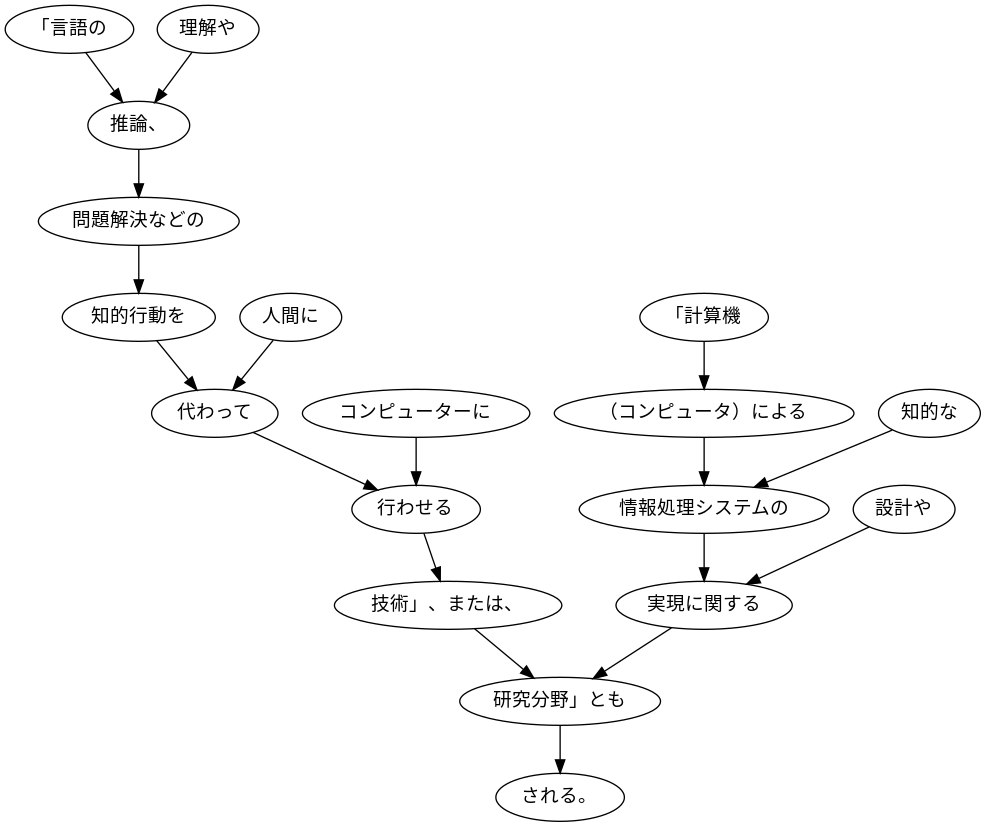

Source code (Python):
import graphviz
from knock41 import get_chanks_by_sentence

sentences = get_chanks_by_sentence()
dot = graphviz.Digraph(format='png')

dot.attr('node', fontname = 'Noto Sans CJK JP')
dot.attr('edge', fontname = 'Noto Sans CJK JP')

target = sentences[3]

for chank in target:
  dot.node(f"{chank.srcs}", chank.marge_morphs())

for chank in target:
  if chank.dst != -1:
    dot.edge(f"{chank.srcs}", f"{chank.dst}")

dot.render('./kotsugi/chapter05/knock44', format='png')
